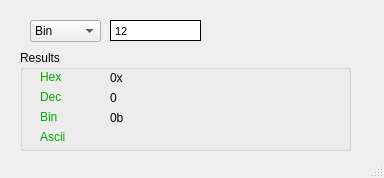
<?xml version="1.0" encoding="UTF-8"?>
<ui version="4.0">
 <class>convert</class>
 <widget class="QMainWindow" name="convert">
  <property name="windowModality">
   <enum>Qt::NonModal</enum>
  </property>
  <property name="geometry">
   <rect>
    <x>0</x>
    <y>0</y>
    <width>384</width>
    <height>178</height>
   </rect>
  </property>
  <property name="sizePolicy">
   <sizepolicy hsizetype="Fixed" vsizetype="Fixed">
    <horstretch>0</horstretch>
    <verstretch>0</verstretch>
   </sizepolicy>
  </property>
  <property name="windowTitle">
   <string>Converter</string>
  </property>
  <property name="windowIcon">
   <iconset resource="../MultiProg.qrc">
    <normaloff>:/icon/Tracer Icon 16.ico</normaloff>:/icon/Tracer Icon 16.ico</iconset>
  </property>
  <widget class="QWidget" name="centralwidget">
   <widget class="QGroupBox" name="gb_rezult">
    <property name="geometry">
     <rect>
      <x>20</x>
      <y>50</y>
      <width>331</width>
      <height>101</height>
     </rect>
    </property>
    <property name="title">
     <string>Results</string>
    </property>
    <widget class="QLabel" name="lab_HEX">
     <property name="geometry">
      <rect>
       <x>20</x>
       <y>20</y>
       <width>46</width>
       <height>13</height>
      </rect>
     </property>
     <property name="text">
      <string>&lt;html&gt;&lt;head/&gt;&lt;body&gt;&lt;p&gt;&lt;span style=&quot; color:#00aa00;&quot;&gt;Hex&lt;/span&gt;&lt;/p&gt;&lt;/body&gt;&lt;/html&gt;</string>
     </property>
    </widget>
    <widget class="QLabel" name="lab_HEX_2">
     <property name="geometry">
      <rect>
       <x>90</x>
       <y>20</y>
       <width>211</width>
       <height>16</height>
      </rect>
     </property>
     <property name="text">
      <string>0x</string>
     </property>
    </widget>
    <widget class="QLabel" name="label_des">
     <property name="geometry">
      <rect>
       <x>20</x>
       <y>40</y>
       <width>46</width>
       <height>13</height>
      </rect>
     </property>
     <property name="text">
      <string>&lt;html&gt;&lt;head/&gt;&lt;body&gt;&lt;p&gt;&lt;span style=&quot; color:#00aa00;&quot;&gt;Dec&lt;/span&gt;&lt;/p&gt;&lt;/body&gt;&lt;/html&gt;</string>
     </property>
    </widget>
    <widget class="QLabel" name="label_des_2">
     <property name="geometry">
      <rect>
       <x>90</x>
       <y>40</y>
       <width>231</width>
       <height>16</height>
      </rect>
     </property>
     <property name="text">
      <string>0</string>
     </property>
    </widget>
    <widget class="QLabel" name="label_accii">
     <property name="geometry">
      <rect>
       <x>20</x>
       <y>80</y>
       <width>46</width>
       <height>13</height>
      </rect>
     </property>
     <property name="text">
      <string>&lt;html&gt;&lt;head/&gt;&lt;body&gt;&lt;p&gt;&lt;span style=&quot; color:#00aa00;&quot;&gt;Ascii&lt;/span&gt;&lt;/p&gt;&lt;/body&gt;&lt;/html&gt;</string>
     </property>
    </widget>
    <widget class="QLabel" name="label_accii_2">
     <property name="geometry">
      <rect>
       <x>90</x>
       <y>80</y>
       <width>141</width>
       <height>16</height>
      </rect>
     </property>
     <property name="text">
      <string/>
     </property>
    </widget>
    <widget class="QLabel" name="label_bin">
     <property name="geometry">
      <rect>
       <x>20</x>
       <y>60</y>
       <width>46</width>
       <height>13</height>
      </rect>
     </property>
     <property name="text">
      <string>&lt;html&gt;&lt;head/&gt;&lt;body&gt;&lt;p&gt;&lt;span style=&quot; color:#00aa00;&quot;&gt;Bin&lt;/span&gt;&lt;/p&gt;&lt;/body&gt;&lt;/html&gt;</string>
     </property>
    </widget>
    <widget class="QLabel" name="label_bin2">
     <property name="geometry">
      <rect>
       <x>90</x>
       <y>60</y>
       <width>231</width>
       <height>16</height>
      </rect>
     </property>
     <property name="text">
      <string>&lt;html&gt;&lt;head/&gt;&lt;body&gt;&lt;p&gt;0b&lt;/p&gt;&lt;/body&gt;&lt;/html&gt;</string>
     </property>
    </widget>
   </widget>
   <widget class="QComboBox" name="cob_type_in">
    <property name="geometry">
     <rect>
      <x>30</x>
      <y>20</y>
      <width>71</width>
      <height>22</height>
     </rect>
    </property>
    <item>
     <property name="text">
      <string>Bin</string>
     </property>
    </item>
    <item>
     <property name="text">
      <string>Oct</string>
     </property>
    </item>
    <item>
     <property name="text">
      <string>Dec</string>
     </property>
    </item>
    <item>
     <property name="text">
      <string>Hex</string>
     </property>
    </item>
    <item>
     <property name="text">
      <string>ASCII</string>
     </property>
    </item>
   </widget>
   <widget class="QTextEdit" name="textEdit">
    <property name="geometry">
     <rect>
      <x>110</x>
      <y>20</y>
      <width>91</width>
      <height>21</height>
     </rect>
    </property>
    <property name="frameShape">
     <enum>QFrame::Box</enum>
    </property>
    <property name="frameShadow">
     <enum>QFrame::Plain</enum>
    </property>
    <property name="verticalScrollBarPolicy">
     <enum>Qt::ScrollBarAlwaysOff</enum>
    </property>
    <property name="horizontalScrollBarPolicy">
     <enum>Qt::ScrollBarAlwaysOff</enum>
    </property>
    <property name="html">
     <string>&lt;!DOCTYPE HTML PUBLIC &quot;-//W3C//DTD HTML 4.0//EN&quot; &quot;http://www.w3.org/TR/REC-html40/strict.dtd&quot;&gt;
&lt;html&gt;&lt;head&gt;&lt;meta name=&quot;qrichtext&quot; content=&quot;1&quot; /&gt;&lt;style type=&quot;text/css&quot;&gt;
p, li { white-space: pre-wrap; }
&lt;/style&gt;&lt;/head&gt;&lt;body style=&quot; font-family:'MS Shell Dlg 2'; font-size:8.25pt; font-weight:400; font-style:normal;&quot;&gt;
&lt;p style=&quot; margin-top:0px; margin-bottom:0px; margin-left:0px; margin-right:0px; -qt-block-indent:0; text-indent:0px;&quot;&gt;&lt;span style=&quot; font-size:8pt;&quot;&gt;12&lt;/span&gt;&lt;/p&gt;&lt;/body&gt;&lt;/html&gt;</string>
    </property>
    <property name="tabStopWidth">
     <number>6</number>
    </property>
    <property name="acceptRichText">
     <bool>true</bool>
    </property>
   </widget>
  </widget>
  <widget class="QStatusBar" name="statusbar"/>
 </widget>
 <resources>
  <include location="../MultiProg.qrc"/>
 </resources>
 <connections/>
</ui>
